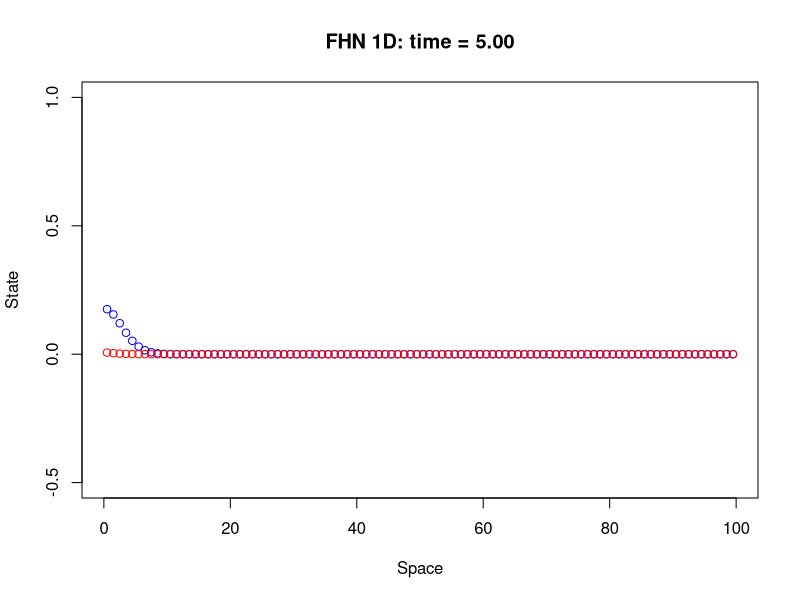
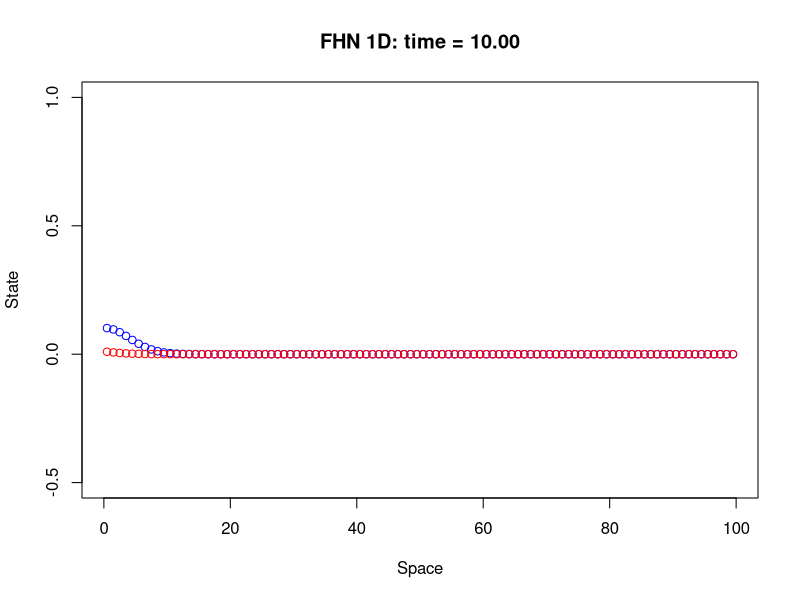
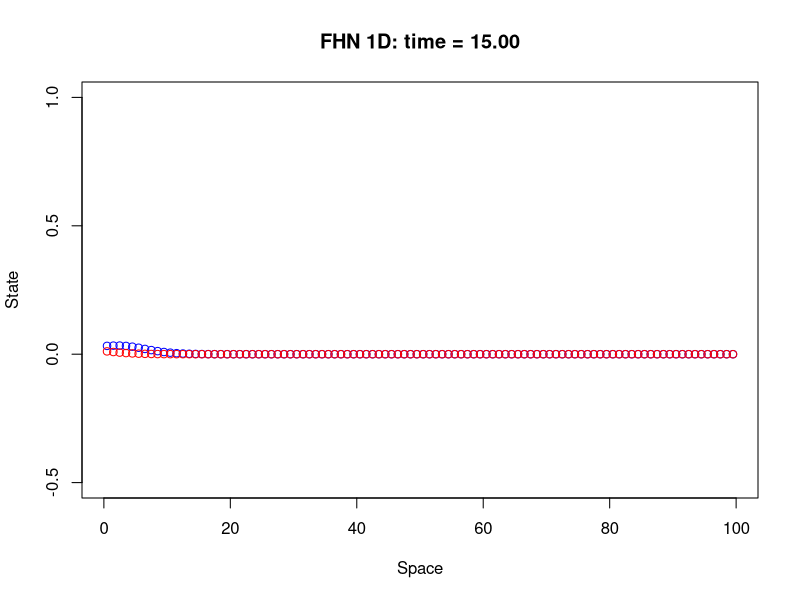
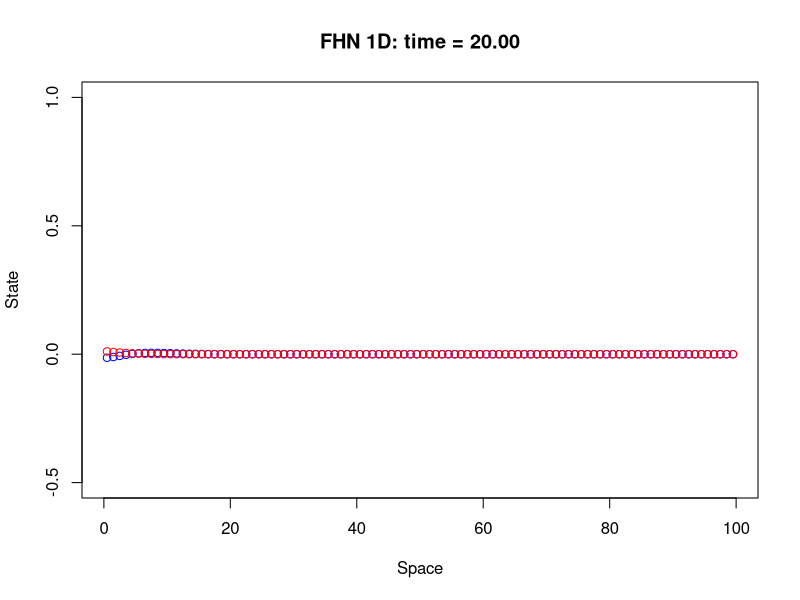
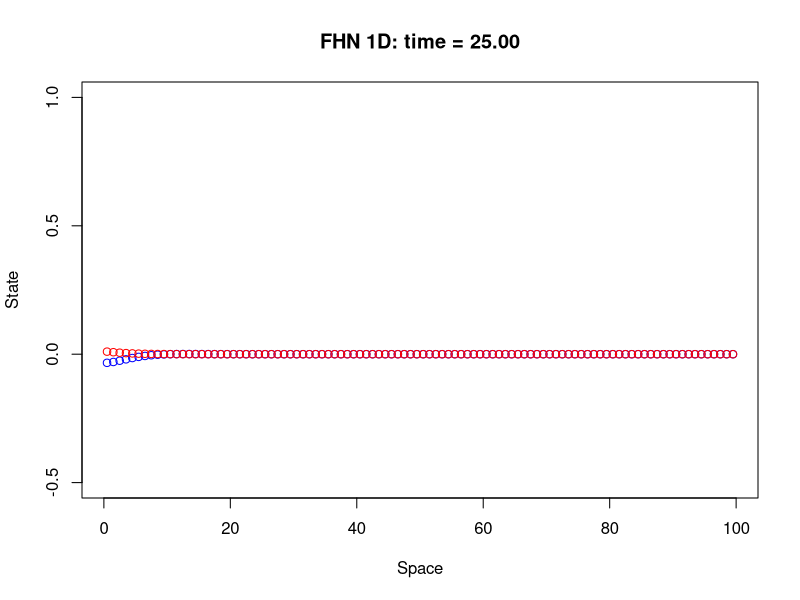
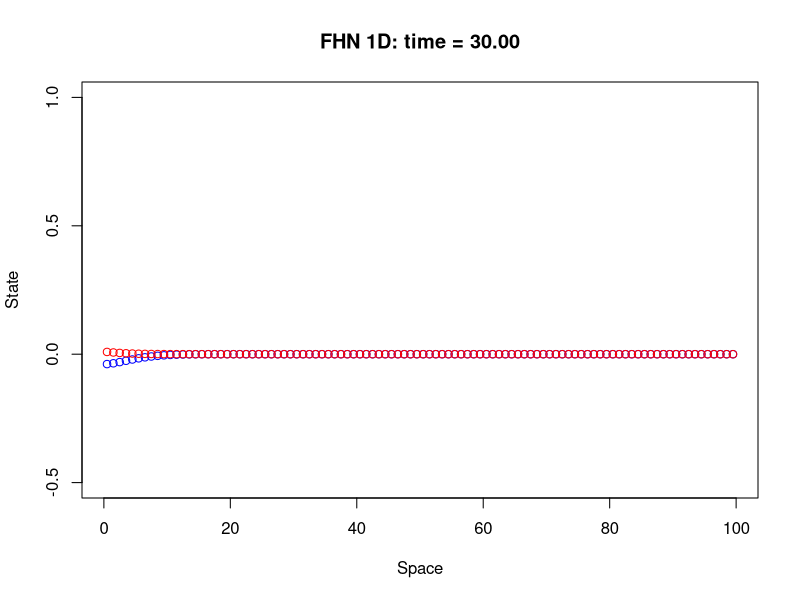
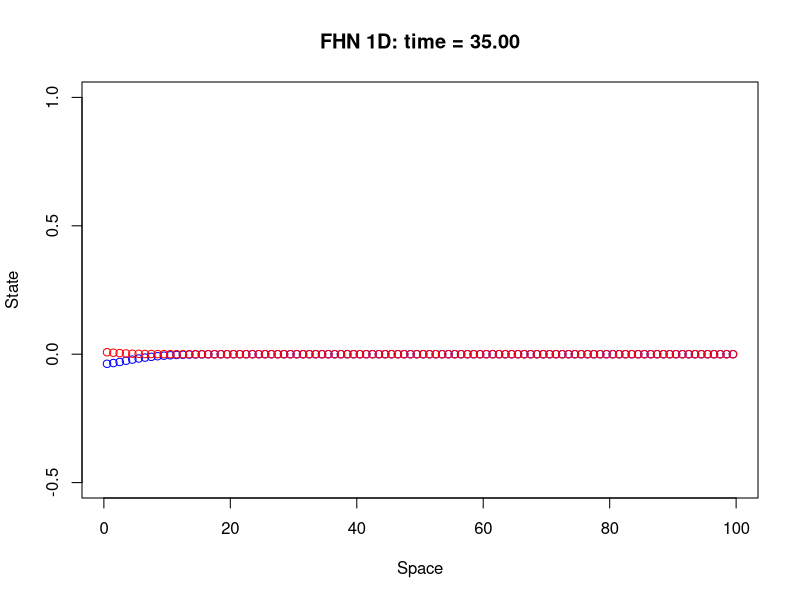
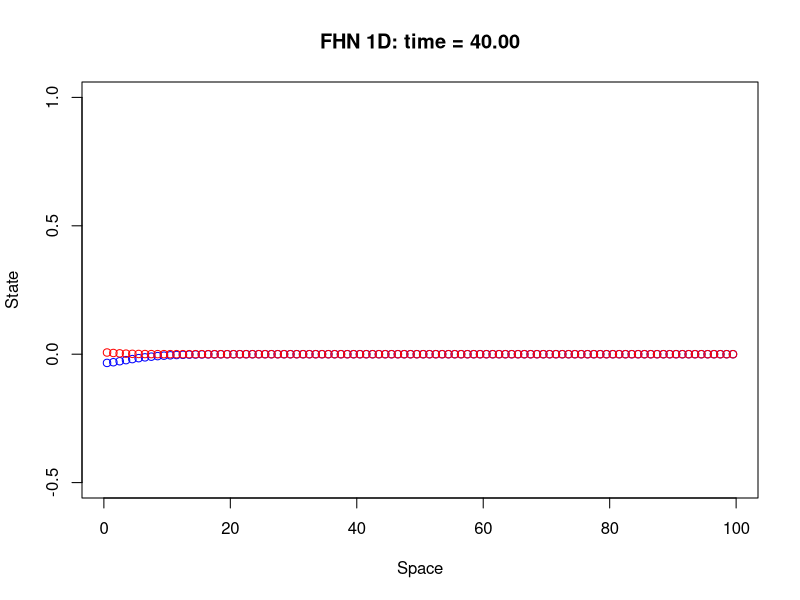

These charts were generated, in order, by the following R code:
rm(list=ls())

# Parameters
dt <- 0.1
Nt <- 4000
Nx <- 100
dx <- 1.0
D <- 1.0
p <- D * dt / dx^2

# FHN parameters
r  <- 0.1
K  <- 1.0
a  <- 0.1
I0 <- 0
b  <- 1
ep <- 0.005
v0 <- 0.5

tplot <- 50
framepause <- 0.1

# Define model functions
f_v <- function(v, w) {
  r * v * (1 - v/K) * (v/a - 1) - b * w + I0
}
f_w <- function(v, w) {
  ep * (v - w)
}

# Initialize state vectors
v <- rep(0, Nx)
w <- rep(0, Nx)
v[1] <- v0

x <- ((1:Nx) - 0.5) * dx

# Time evolution
for (n in 1:Nt) {
  v_new <- numeric(Nx)
  w_new <- numeric(Nx)
  
  # Left boundary (no flux)
  v_new[1] <- v[1] + dt * f_v(v[1], w[1]) + p * (v[2] - v[1])
  w_new[1] <- w[1] + dt * f_w(v[1], w[1])
  
  # Interior points
  for (j in 2:(Nx-1)) {
    v_new[j] <- v[j] + dt * f_v(v[j], w[j]) + p * (v[j-1] - 2*v[j] + v[j+1])
    w_new[j] <- w[j] + dt * f_w(v[j], w[j])
  }
  
  # Right boundary (no flux)
  v_new[Nx] <- v[Nx] + dt * f_v(v[Nx], w[Nx]) + p * (v[Nx-1] - v[Nx])
  w_new[Nx] <- w[Nx] + dt * f_w(v[Nx], w[Nx])
  
  v <- v_new
  w <- w_new
  
  if (n %% tplot == 0) {
    plot(x, v, type = 'b', col = 'blue', ylim = c(-0.5, 1),
         xlab = "Space", ylab = "State",
         main = sprintf("FHN 1D: time = %.2f", n * dt))
    lines(x, w, type = 'b', col = 'red')
    Sys.sleep(framepause)
  }
}
